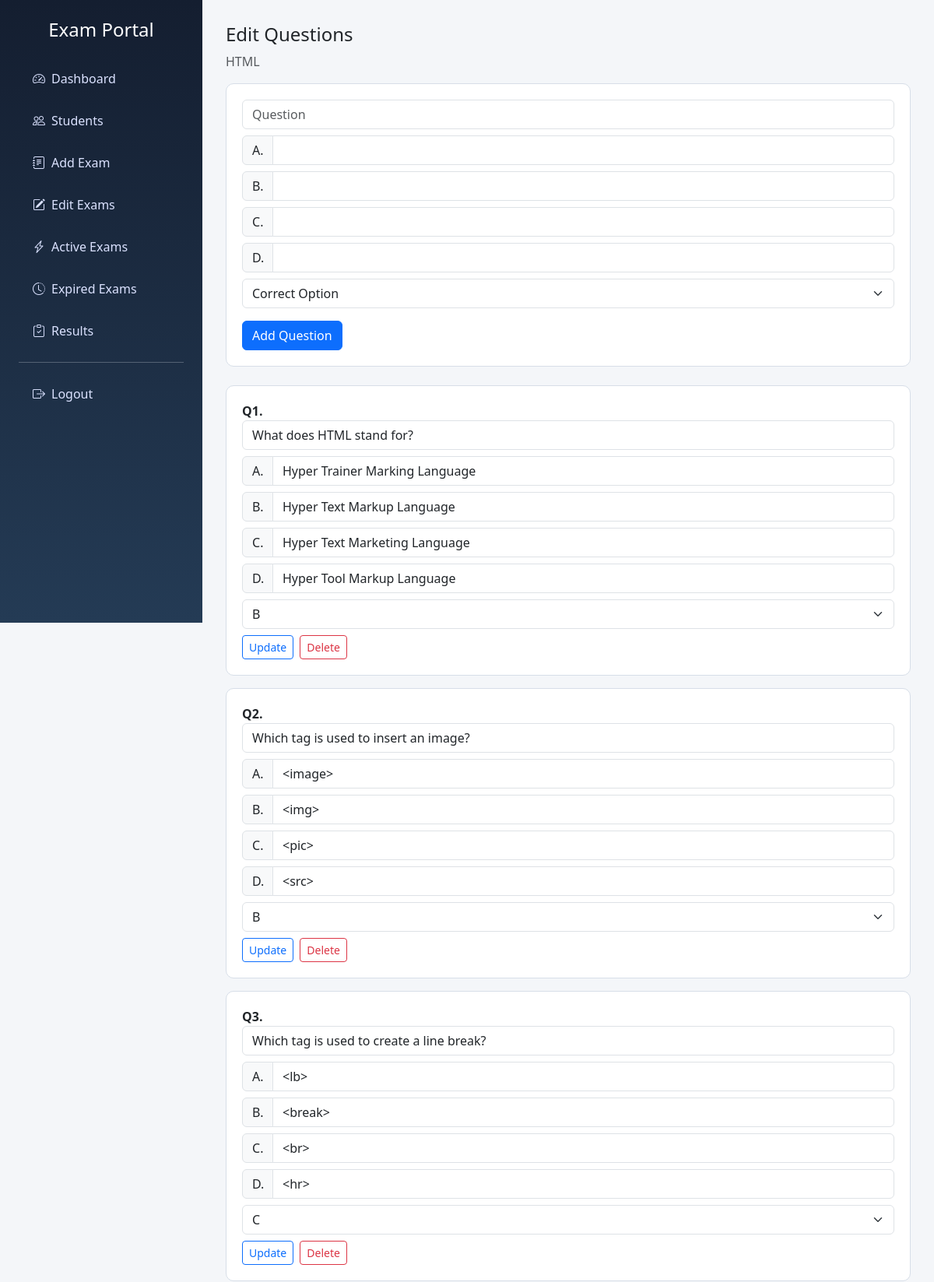
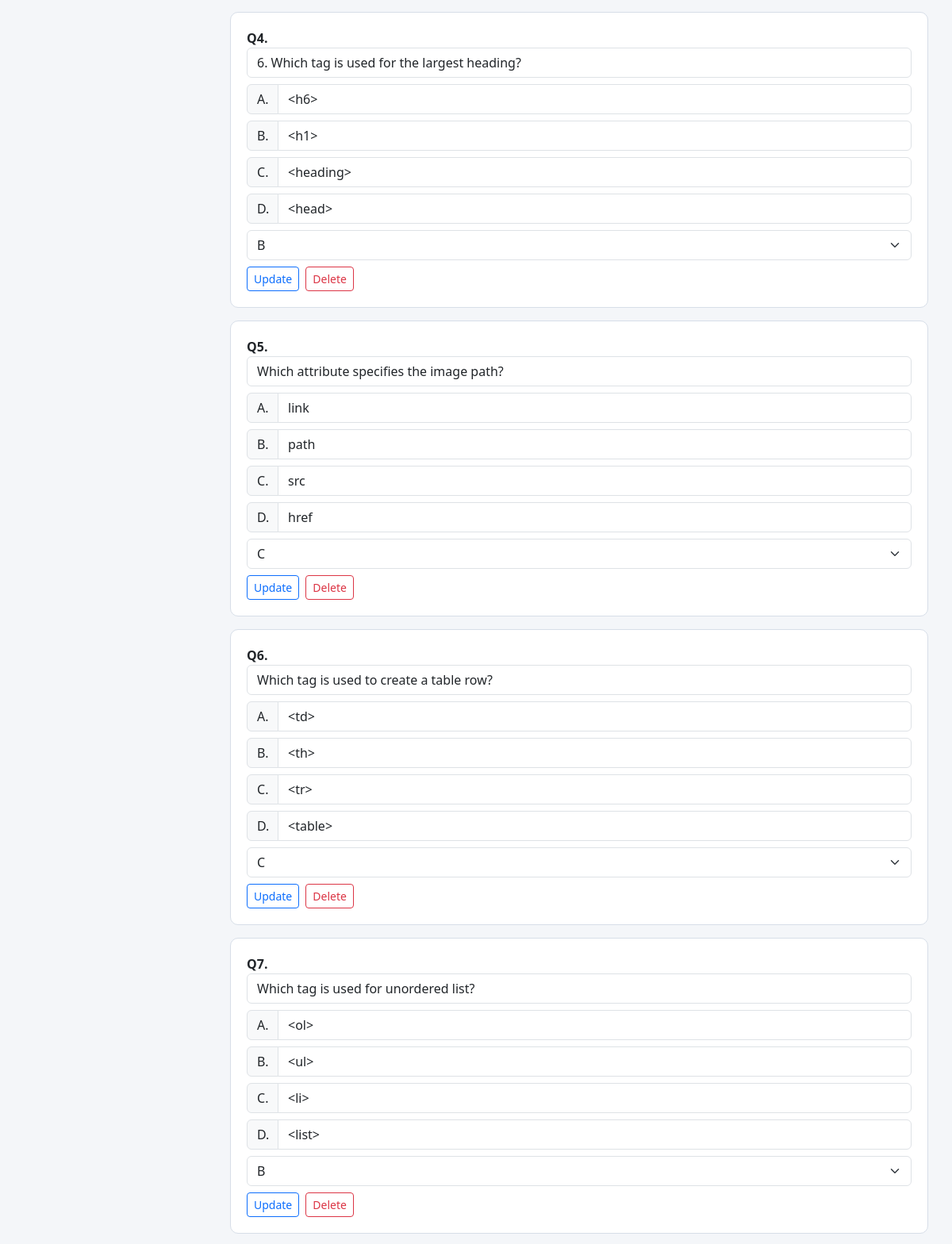
/admins/edit_questions.php?exam_id=7 (signed in, upper part), run on the app's committed database (2 pictures, top to bottom).
### tables this page shows
CREATE TABLE `exams` (
  `id` int(11) NOT NULL,
  `exam_name` varchar(255) NOT NULL,
  `start_date` date NOT NULL,
  `end_date` date NOT NULL,
  `attempts` int(11) DEFAULT 1,
  `duration_minutes` int(11) NOT NULL DEFAULT 30,
  `exam_image` varchar(255) DEFAULT NULL,
  `total_questions` int(11) DEFAULT 5,
  `created_at` timestamp NOT NULL DEFAULT current_timestamp()
);

CREATE TABLE `exam_questions` (
  `id` int(11) NOT NULL,
  `exam_id` int(11) NOT NULL,
  `question` text NOT NULL,
  `option_a` varchar(255) NOT NULL,
  `option_b` varchar(255) NOT NULL,
  `option_c` varchar(255) NOT NULL,
  `option_d` varchar(255) NOT NULL,
  `correct_option` enum('a','b','c','d') NOT NULL
);

### admins/edit_questions.php (the view, shortened to what this page needs)
<?php
require "../config/db.php";
$exam_id = (int)($_REQUEST['exam_id'] ?? 0);
$exam = $conn->query("SELECT exam_name FROM exams WHERE id=$exam_id")->fetch_assoc();
$questions = $conn->query("
    SELECT * FROM exam_questions
    WHERE exam_id=$exam_id
    ORDER BY id ASC
");
?>
<!DOCTYPE html>
<html>
<head>
    <link href="https://cdn.jsdelivr.net/npm/bootstrap@5.3.2/dist/css/bootstrap.min.css" rel="stylesheet">
    <link href="https://cdn.jsdelivr.net/npm/bootstrap-icons@1.11.1/font/bootstrap-icons.css" rel="stylesheet">
</head>
<body>
    <?php include "sidebar.php"; ?>
    <div class="main">
        <h4>Edit Questions</h4>
        <p class="text-muted"><?= htmlspecialchars($exam['exam_name']) ?></p>
        <div class="q-card mb-4">
            <form method="post">
                <input name="question" class="form-control mb-2" placeholder="Question" required>
                <?php foreach (['a', 'b', 'c', 'd'] as $o): ?>
                    <div class="input-group mb-2">
                        <span class="input-group-text opt-label"><?= strtoupper($o) ?>.</span>
                        <input name="<?= $o ?>" class="form-control" required>
                    </div>
                <?php endforeach; ?>
                <select name="correct" class="form-select mb-3" required>
                    <option value="">Correct Option</option>
                </select>
                <button name="add_question" class="btn btn-primary">Add Question</button>
            </form>
        </div>
        <?php $i = 1;
        while ($q = $questions->fetch_assoc()): ?>
            <div class="q-card mb-3">
                <form method="post">
                    <strong>Q<?= $i++ ?>.</strong>
                    <input name="question" value="<?= htmlspecialchars($q['question']) ?>" class="form-control mb-2" required>
                    <?php foreach (['a', 'b', 'c', 'd'] as $o): ?>
                        <div class="input-group mb-2">
                            <span class="input-group-text opt-label"><?= strtoupper($o) ?>.</span>
                            <input name="<?= $o ?>" value="<?= htmlspecialchars($q['option_' . $o]) ?>" class="form-control" required>
                        </div>
                    <?php endforeach; ?>
                    <select name="correct" class="form-select mb-2">
                        <?php foreach (['a', 'b', 'c', 'd'] as $o): ?>
                            <option value="<?= $o ?>" <?= $q['correct_option'] == $o ? 'selected' : '' ?>>
                                <?= strtoupper($o) ?>
                            </option>
                        <?php endforeach; ?>
                    </select>
                    <div class="d-flex gap-2">
                        <button name="update_question" class="btn btn-outline-primary btn-sm">Update</button>
                        <button name="delete_question" class="btn btn-outline-danger btn-sm"
                            onclick="return confirm('Delete this question?')">
                            Delete
                        </button>
                    </div>
                </form>
            </div>
        <?php endwhile; ?>
    </div>
</body>
</html>

### admins/assest/css/sidebar.css (style rules this page uses)
body { background: #f4f6f9; font-family: 'Segoe UI', sans-serif; }
.main { margin-left: 260px; padding: 30px }

### admins/edit_questions.php (style rules this page uses)
.q-card { background: #fff; border: 1px solid #d7dee8; border-radius: 10px; padding: 20px }
.opt-label { width: 40px; font-weight: 600; background: #f4f6fa }

### data on the page
exams: exam_name "HTML"
exam_questions: question "What does HTML stand for?", o "A", a "Hyper Trainer Marking Language", o "B", b "Hyper Text Markup Language", o "C", c "Hyper Text Marketing Language", o "D", d "Hyper Tool Markup Language", correct "B"
exam_questions: question "Which tag is used to insert an image?", o "A", a "<image>", o "B", b "<img>", o "C", c "<pic>", o "D", d "<src>", correct "B"
exam_questions: question "Which tag is used to create a line break?", o "A", a "<lb>", o "B", b "<break>", o "C", c "<br>", o "D", d "<hr>", correct "C"
exam_questions: question "6. Which tag is used for the largest heading?", o "A", a "<h6>", o "B", b "<h1>", o "C", c "<heading>", o "D", d "<head>", correct "B"
exam_questions: question "Which attribute specifies the image path?", o "A", a "link", o "B", b "path", o "C", c "src", o "D", d "href", correct "C"
exam_questions: question "Which tag is used to create a table row?", o "A", a "<td>", o "B", b "<th>", o "C", c "<tr>", o "D", d "<table>", correct "C"
exam_questions: question "Which tag is used for unordered list?", o "A", a "<ol>", o "B", b "<ul>", o "C", c "<li>", o "D", d "<list>", correct "B"

### other printed values
$o "A"
$o "B"
$o "C"
$o "D"
